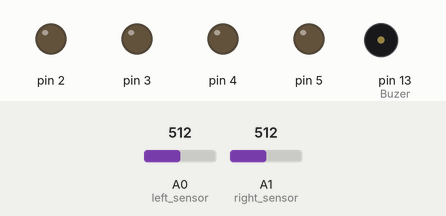
This sketch was run on a simulated Arduino Uno, built with avr-gcc and run on an emulated ATmega328P. Shown: output pins drawn as LEDs (lit = HIGH), buzzer (waves = sounding, pin HIGH). The test bench sets the inputs (shaded band); at power-on: A1 (right_sensor) = 512, A0 (left_sensor) = 512.

Above: at 5.2 s.
5.3 s: A1 (right_sensor) set to 716
At 5.8 s:
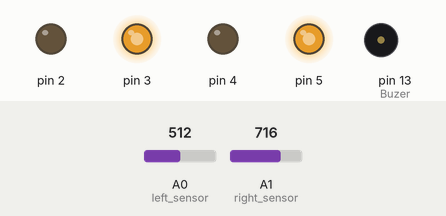
6.8 s: A0 (left_sensor) set to 263
8.3 s: A0 (left_sensor) set to 243
At 9.3 s:
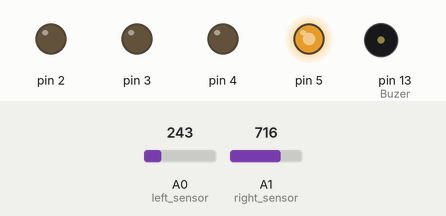
9.8 s: A0 (left_sensor) set to 306
At 10.5 s:
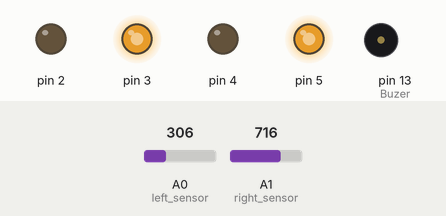
11.3 s: A1 (right_sensor) set to 524
12.8 s: A1 (right_sensor) set to 500
At 13.9 s:
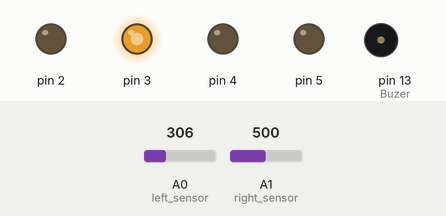
Timing chart, 0 to 15.3 s (numbered marks = the images above; inputs shaded):
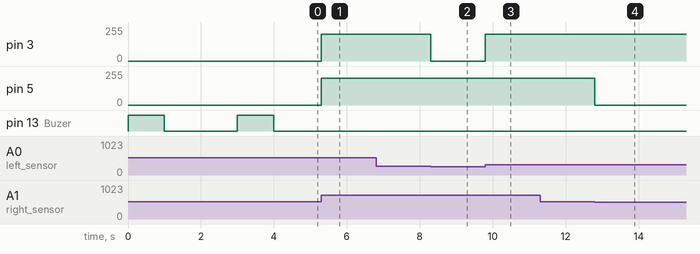

The sketch:

Lane_Follower.ino
```cpp
int lm, rm;
void setup() {
  // put your setup code here, to run once:
  pinMode (A0, INPUT); //left sensor
  pinMode (A1, INPUT); //right sensor

  pinMode (2, OUTPUT);
  pinMode (3, OUTPUT);
  pinMode (4, OUTPUT);
  pinMode (5, OUTPUT);

  pinMode (13, OUTPUT); //Buzer

  digitalWrite (13, HIGH); //Buzer ON
  delay(1000);
  int lw = analogRead (A0);
  int rw = analogRead (A1);
  digitalWrite (13, LOW); //Buzer OFF
  delay(2000);
  digitalWrite (13,HIGH);
  delay(1000);
  int lb = analogRead (A0);
  int rb = analogRead (A1);
  digitalWrite (13,LOW);

  lm = (lw = lb) / 2;
  rm = (rw + rb) / 2;
}

void loop() {
  // put your main code here, to run repeatedly:
  int lvalue = analogRead (A0);
  int rvalue = analogRead (A1);

  if
  (lvalue < lm && rvalue < rm) {
    digitalWrite (2,LOW);
    analogWrite (3,200);
    digitalWrite (4,LOW);
    analogWrite (5,200);
    }
  if (lvalue > lm && rvalue < rm){
  digitalWrite (2,LOW);
    analogWrite (3,200);
    digitalWrite (4,LOW);
    analogWrite (5,0);
  }
  if (lvalue < lm && rvalue > rm){
    digitalWrite (2,LOW);
    analogWrite (3,0);
    digitalWrite (4,LOW);
    analogWrite (5,200);
  }
  if (lvalue > lm && rvalue > rm){
    digitalWrite (2,LOW);
    analogWrite (3,200);
    digitalWrite (4,LOW);
    analogWrite (5,200);
};
}
```

Measured:
- the behaviour switches between 256 and 255 on A0 (left_sensor) (found by bisection; images 1 and 2)
- the behaviour switches between 512 and 511 on A1 (right_sensor) (found by bisection; images 3 and 4)
- after the input at 5.3 s, pin 3, pin 5: 0/255 → 200/255 at once
- after the input at 6.8 s, every drawn part: stays the same
- after the input at 8.3 s, pin 3: 200/255 → 0/255 at once
- after the input at 9.8 s, pin 3: 0/255 → 200/255 at once
- after the input at 11.3 s, every drawn part: stays the same
- after the input at 12.8 s, pin 5: 200/255 → 0/255 at once
